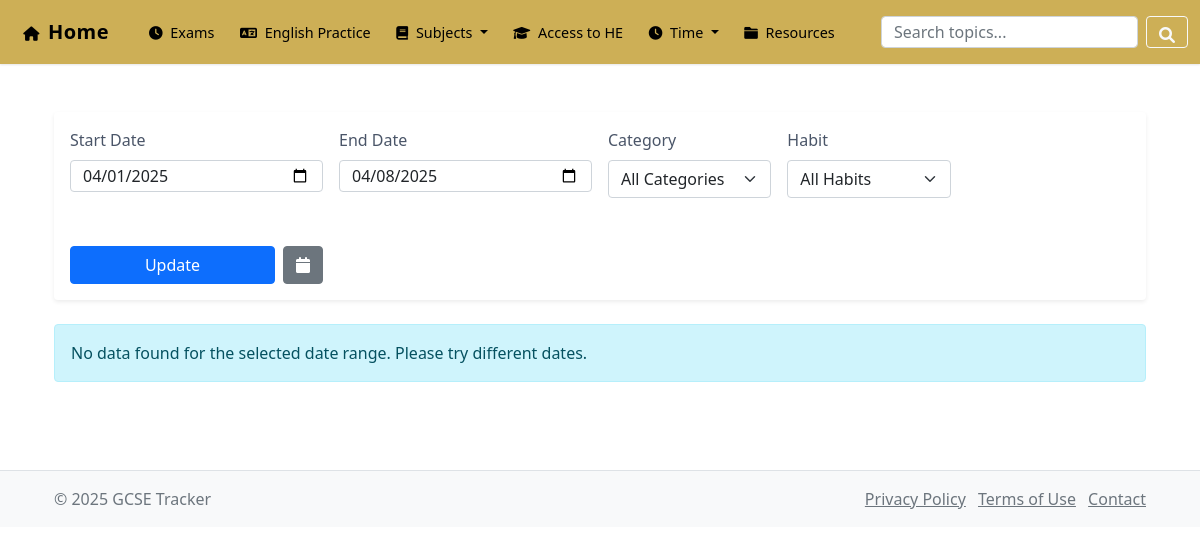
/pages/habits/visual_report.php, run on an earlier commit of the app's database.
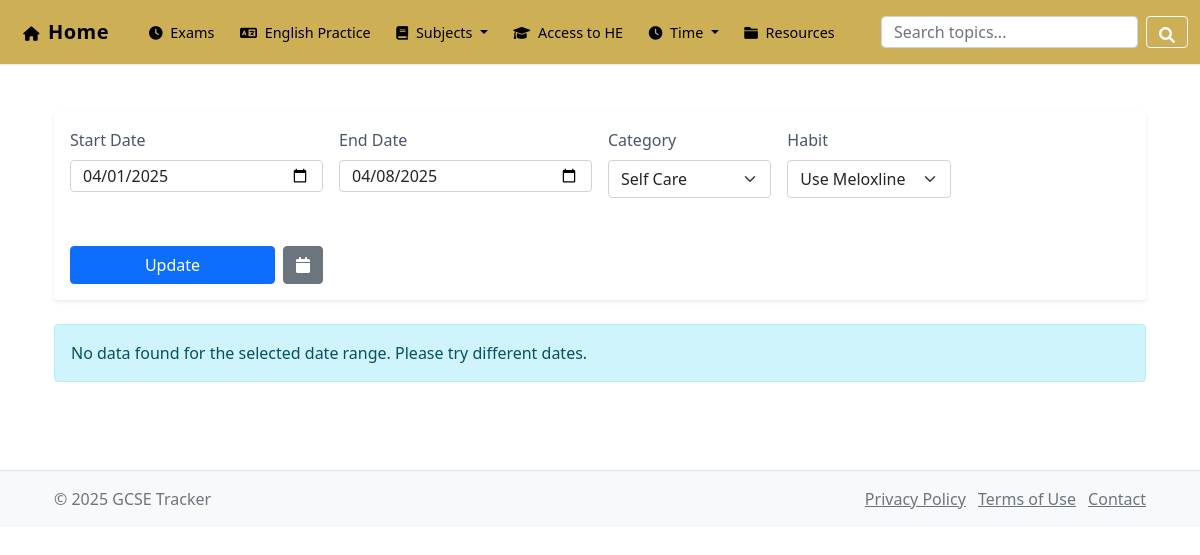
And on a later commit of the database.
### tables this page shows
CREATE TABLE `habits` (
  `id` int(11) NOT NULL,
  `category_id` int(11) NOT NULL,
  `point_rule_id` int(11) NOT NULL,
  `name` varchar(255) NOT NULL,
  `description` text DEFAULT NULL,
  `icon` varchar(50) DEFAULT 'fas fa-check-circle' COMMENT 'Font Awesome icon class name',
  `target_time` time DEFAULT NULL,
  `current_points` int(11) DEFAULT 0,
  `total_completions` int(11) DEFAULT 0,
  `total_procrastinated` int(11) DEFAULT 0,
  `total_skips` int(11) DEFAULT 0,
  `current_streak` int(11) DEFAULT 0,
  `longest_streak` int(11) DEFAULT 0,
  `success_rate` decimal(5,2) DEFAULT 0.00,
  `is_active` tinyint(1) DEFAULT 1,
  `created_at` timestamp NOT NULL DEFAULT current_timestamp(),
  `updated_at` timestamp NOT NULL DEFAULT current_timestamp() ON UPDATE current_timestamp()
);

CREATE TABLE `habit_categories` (
  `id` int(11) NOT NULL,
  `name` varchar(50) NOT NULL,
  `description` text DEFAULT NULL,
  `color` varchar(7) DEFAULT '#6c757d',
  `icon` varchar(50) DEFAULT 'fas fa-folder' COMMENT 'Font Awesome icon class name',
  `display_order` int(11) DEFAULT 0,
  `created_at` timestamp NOT NULL DEFAULT current_timestamp()
);

### pages/habits/visual_report.php (the view, shortened to what the changed rows need)
<?php
require_once '../../includes/header.php';
require_once '../../includes/db_connect.php';
$start_date = $_GET['start_date'] ?? date('Y-m-d', strtotime('-7 days'));
$end_date = $_GET['end_date'] ?? date('Y-m-d');
$habit_id = $_GET['habit_id'] ?? 'all';
$category_id = $_GET['category_id'] ?? 'all';
$categories_query = "SELECT id, name, color FROM habit_categories ORDER BY name";
$categories_result = $conn->query($categories_query);
$categories = [];
while ($cat = $categories_result->fetch_assoc()) {
    $categories[$cat['id']] = $cat;
}
$habits_query = "SELECT id, name, category_id FROM habits WHERE is_active = 1 ORDER BY name";
$habits_result = $conn->query($habits_query);
$habits = [];
while ($habit = $habits_result->fetch_assoc()) {
    $habits[$habit['id']] = $habit;
}
$points_query = "
    SELECT
        h.id as habit_id,
        h.name as habit_name,
        h.category_id,
        hc.completion_date,
        hc.status,
        hc.points_earned,
        hpr.completion_points,
        hpr.procrastinated_points,
        hpr.skip_points
    FROM habits h
    LEFT JOIN habit_completions hc ON h.id = hc.habit_id
        AND hc.completion_date BETWEEN ? AND ?
    LEFT JOIN habit_point_rules hpr ON h.point_rule_id = hpr.id
    WHERE h.is_active = 1 ";
$params = [$start_date, $end_date];
$types = "ss";
$points_query .= " ORDER BY h.category_id, h.name, hc.completion_date";
$stmt = $conn->prepare($points_query);
if (!empty($params)) {
    $stmt->bind_param($types, ...$params);
}
$stmt->execute();
$points_result = $stmt->get_result();
while ($row = $points_result->fetch_assoc()) {
    $habit_id = $row['habit_id'];
    $category_id = $row['category_id'];
}
?>
<!DOCTYPE html>
<html lang="en">
<head>
    <link href="https://cdnjs.cloudflare.com/ajax/libs/font-awesome/6.0.0/css/all.min.css" rel="stylesheet">
</head>
<body>
    <div class="container py-4">
        <div class="card mb-4">
            <div class="card-body">
                <form method="GET" class="row g-3" id="filterForm">
                    <div class="col-md-2">
                        <label class="form-label">Category</label>
                        <select name="category_id" class="form-select" onchange="updateHabits()">
                            <option value="all">All Categories</option>
                            <?php foreach ($categories as $cat): ?>
                                <option value="<?php echo $cat['id']; ?>"
                                        <?php echo $category_id == $cat['id'] ? 'selected' : ''; ?>>
                                    <?php echo htmlspecialchars($cat['name']); ?>
                                </option>
                            <?php endforeach; ?>
                        </select>
                    </div>
                    <div class="col-md-2">
                        <label class="form-label">Habit</label>
                        <select name="habit_id" class="form-select" id="habitSelect">
                            <option value="all">All Habits</option>
                            <?php foreach ($habits as $h): ?>
                                <option value="<?php echo $h['id']; ?>"
                                        data-category="<?php echo $h['category_id']; ?>"
                                        <?php echo $habit_id == $h['id'] ? 'selected' : ''; ?>>
                                    <?php echo htmlspecialchars($h['name']); ?>
                                </option>
                            <?php endforeach; ?>
                        </select>
                    </div>
                </form>
            </div>
        </div>
    </div>
<?php require_once '../../includes/footer.php'; ?>

What changed in the data, as far as the page shows it:
added habits: category_id "Self Care"
Also different on the page:
form field habit_id: "All Habits" → "Use Meloxline"
form field category_id: "All Categories" → (not shown)
